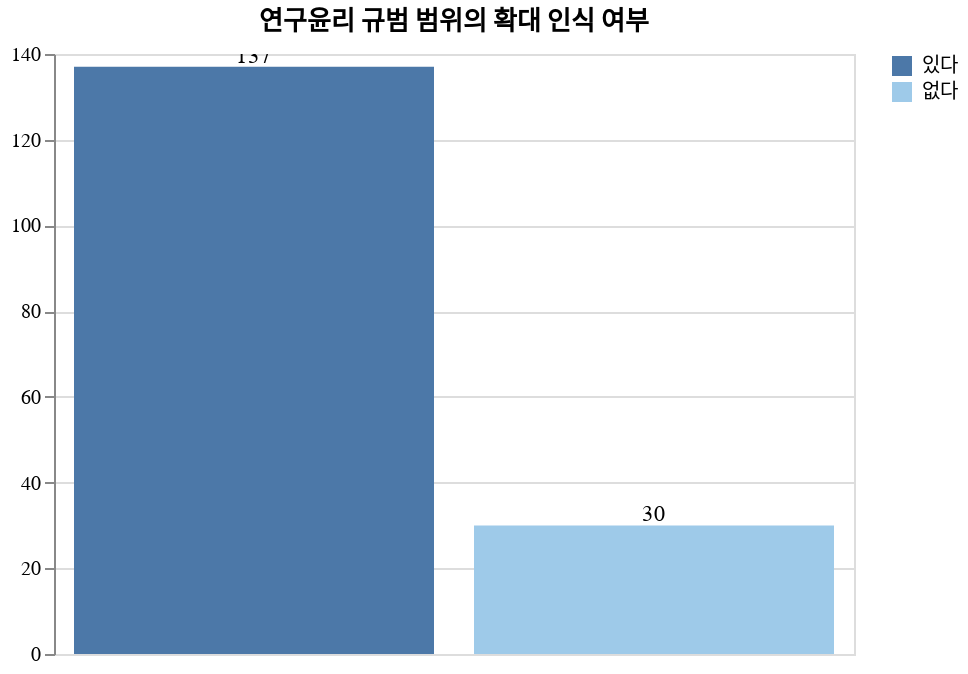

Write notebook code for a chart like this one.
### Code cell
# 
# 가 연구자의 연구윤리 교육 경험
# 

# 연구윤리 규범 범위의 확대 인식 여부
columns = {
    "Q6": "연구윤리 규범 범위의 확대 인식 여부",
}

research_ethics_eduction_experience = df.group_by("Q6").len()
research_ethics_eduction_experience.with_columns(
    (pl.col("Q6") / pl.col("Q6").sum()).alias("percentage"),
).write_csv("figure/3/가_연구자의_연구윤리_교육_경험.csv")


bar = draw_bar_plot(research_ethics_eduction_experience.with_columns(pl.col("Q6").replace_strict(MAP_EXIST)), "Q6:N", "len", "연구윤리 규범 범위의 확대 인식 여부", MAP_EXIST)
bar.show()

### Figure 1 — Vega-Lite specification as saved in the notebook (floating-point values rounded to 4 significant figures)
{"config": {"view": {"continuousWidth": 300, "continuousHeight": 300}}, "layer": [{"mark": {"type": "bar"}, "encoding": {"color": {"field": "Q6", "scale": {"scheme": "tableau20"}, "sort": ["있다", "없다"], "title": null, "type": "nominal"}, "tooltip": [], "x": {"axis": null, "field": "Q6", "sort": ["있다", "없다"], "title": null, "type": "nominal"}, "y": {"field": "len", "title": null, "type": "quantitative"}}, "name": "view_1", "title": "연구윤리 규범 범위의 확대 인식 여부"}, {"mark": {"type": "text", "align": "center", "baseline": "bottom"}, "encoding": {"color": {"value": "black"}, "text": {"field": "len", "type": "quantitative"}, "tooltip": [], "x": {"field": "Q6", "sort": ["있다", "없다"], "type": "nominal"}, "y": {"field": "len", "type": "quantitative"}}, "title": "연구윤리 규범 범위의 확대 인식 여부"}], "data": {"name": "data-aa68df3a687fada6de96d78f4133456d"}, "params": [{"name": "param_1", "select": {"type": "interval", "encodings": ["x", "y"]}, "bind": "scales", "views": ["view_1"]}], "width": 400, "$schema": "https://vega.github.io/schema/vega-lite/v5.20.1.json", "datasets": {"data-aa68df3a687fada6de96d78f4133456d": [{"Q6": "있다", "len": 137}, {"Q6": "없다", "len": 30}]}}
